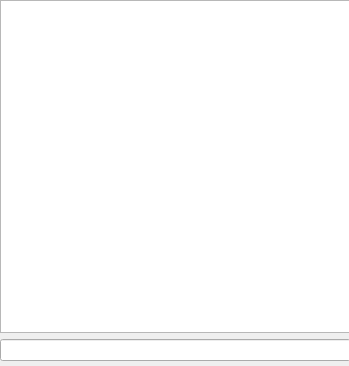
<?xml version="1.0" encoding="UTF-8"?>
<ui version="4.0">
 <class>Form</class>
 <widget class="QWidget" name="Form">
  <property name="geometry">
   <rect>
    <x>0</x>
    <y>0</y>
    <width>349</width>
    <height>366</height>
   </rect>
  </property>
  <property name="windowTitle">
   <string>Form</string>
  </property>
  <widget class="QWidget" name="verticalLayoutWidget">
   <property name="geometry">
    <rect>
     <x>0</x>
     <y>0</y>
     <width>351</width>
     <height>361</height>
    </rect>
   </property>
   <layout class="QVBoxLayout" name="verticalLayout">
    <item>
     <widget class="QTreeView" name="treeView"/>
    </item>
    <item>
     <widget class="QLineEdit" name="lineEdit"/>
    </item>
   </layout>
  </widget>
 </widget>
 <resources/>
 <connections/>
</ui>
